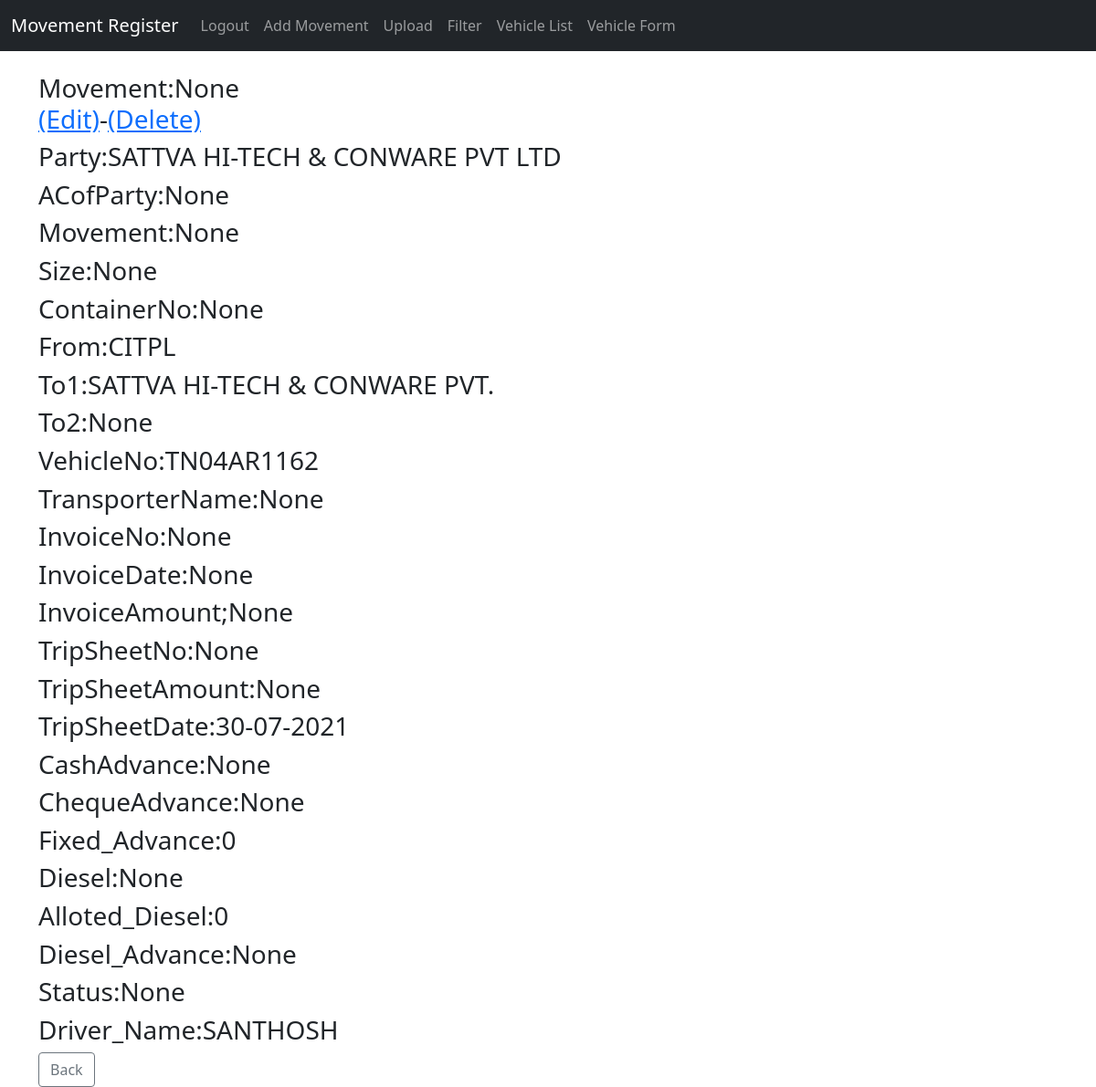
The app's page /movement/2 (signed in) with its own data.
### mov_reg/models.py (models this page shows, shortened)
class Movement(models.Model):
    Party =	models.CharField(max_length=100,null=True,blank=True)
    ACofParty = models.CharField(max_length=100,null=True,blank=True)
    Movement = models.CharField(max_length=100,null=True,blank=True)
    Size = models.IntegerField(null=True,blank=True)
    PartyRef = models.CharField(max_length=100,null=True,blank=True)
    ContainerNo =	models.CharField(max_length=100,null=True,blank=True)
    From =	models.CharField(max_length=100,null=True,blank=True)
    To1 =	models.CharField(max_length=100,null=True,blank=True)
    To2 =	models.CharField(max_length=100,null=True,blank=True)
    VehicleNo = models.CharField(max_length=100,null=True,blank=True)
    TransporterName = models.CharField(max_length=100,null=True,blank=True)
    InvoiceNo	= models.IntegerField(null=True,blank=True)
    InvoiceDate =	models.CharField(max_length=100,null=True,blank=True)
    InvoiceAmount =	models.IntegerField(null=True,blank=True)
    TripSheetNo = models.IntegerField(null=True,blank=True)
    TripSheetAmount =	models.IntegerField(null=True,blank=True)
    TripSheetDate	= models.CharField(max_length=100,null=True,blank=True)
    CashAdvance =	models.IntegerField(null=True,blank=True)
    ChequeAdvance =	models.IntegerField(null=True,blank=True)
    Fixed_Advance =	models.IntegerField(null=True,blank=True)
    Diesel =	models.IntegerField(null=True,blank=True)
    Alloted_Diesel =	models.IntegerField(null=True,blank=True)
    Diesel_Advance	= models.IntegerField(null=True,blank=True)
    Status	= models.CharField(max_length=100,null=True,blank=True)
    Driver_Name = models.CharField(max_length=100,null=True,blank=True)

### mov_reg/views.py (the view)
# urls.py: path('movement/<int:pk>',MovDetailView.as_view(),name="mov_details"),
class MovDetailView(DetailView):
    model=Movement
    template_name='mov_details.html'

### mov_reg/templatetags/group_find.py (called while the page is built)
@register.filter(name='is_group')
def is_group(user, group_name):
    group =  Group.objects.get(name=group_name)
    return group in user.groups.all()

### mov_reg/templates/mov_details.html (shortened to what this page needs)
{% extends 'base.html' %}
{% block content %}
{% if user.is_authenticated %}
        <h3>Movement:{{object.PartyRef }}<br/><a href="{% url 'update_mov' object.pk %}">(Edit)</a>-<a href="{% url 'delete_mov' object.pk %}">(Delete)</a></li></h3>
        <h3>Party:{{ object.Party }}</h3>
        <h3>ACofParty:{{ object.ACofParty }}</h3>
		<h3>Movement:{{ object.Movement }}</h3>
		<h3>Size:{{ object.Size }}</h3>
		<h3>ContainerNo:{{ object.ContainerNo }}</h3>
		<h3>From:{{ object.From }}</h3>
		<h3>To1:{{ object.To1 }}</h3>
		<h3>To2:{{ object.To2 }}</h3>
		<h3>VehicleNo:{{ object.VehicleNo }}</h3>
		<h3>TransporterName:{{ object.TransporterName }}</h3>
		<h3>InvoiceNo:{{ object.InvoiceNo }}</h3>
		<h3>InvoiceDate:{{ object.InvoiceDate }}</h3>
		<h3>InvoiceAmount;{{ object.InvoiceAmount }}</h3>
		<h3>TripSheetNo:{{ object.TripSheetNo }}</h3>
		<h3>TripSheetAmount:{{ object.TripSheetAmount }}</h3>
		<h3>TripSheetDate:{{ object.TripSheetDate }}</h3>
		<h3>CashAdvance:{{ object.CashAdvance }}</h3>
		<h3>ChequeAdvance:{{ object.ChequeAdvance }}</h3>
		<h3>Fixed_Advance:{{ object.Fixed_Advance }}</h3>
		<h3>Diesel:{{ object.Diesel }}</h3>
		<h3>Alloted_Diesel:{{ object.Alloted_Diesel }}</h3>
	    <h3>Diesel_Advance:{{ object.Diesel_Advance }}</h3>
	    <h3>Status:{{ object.Status }}</h3>
		<h3>Driver_Name:{{ object.Driver_Name }}</h3>
	    <a href="{%url 'home' %}" class="btn btn-outline-secondary">Back</a>
{% else %}
	Please login and try again.....
{% endif %}
{% endblock %}

### records on screen
Movement: PartyRef "None", Party "SATTVA HI-TECH & CONWARE PVT LTD", ACofParty "None", Movement "None", Size "None", ContainerNo "None", From "CITPL", To1 "SATTVA HI-TECH & CONWARE PVT.", To2 "None", VehicleNo "TN04AR1162", TransporterName "None", InvoiceNo "None", InvoiceDate "None", InvoiceAmount "None", TripSheetNo "None", TripSheetAmount "None", TripSheetDate "30-07-2021", CashAdvance "None", ChequeAdvance "None", Fixed_Advance "0", Diesel "None", Alloted_Diesel "0", Diesel_Advance "None", Status "None", Driver_Name "SANTHOSH"
